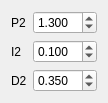
                 <widget class="QWidget" name="gridLayoutWidget_7">
                  <property name="geometry">
                   <rect>
                    <x>260</x>
                    <y>290</y>
                    <width>91</width>
                    <height>91</height>
                   </rect>
                  </property>
                  <layout class="QGridLayout" name="gridLayout_14">
                   <item row="1" column="0">
                    <widget class="QLabel" name="label_49">
                     <property name="font">
                      <font>
                       <pointsize>9</pointsize>
                       <weight>50</weight>
                       <italic>false</italic>
                       <bold>false</bold>
                      </font>
                     </property>
                     <property name="text">
                      <string>I2</string>
                     </property>
                    </widget>
                   </item>
                   <item row="2" column="0">
                    <widget class="QLabel" name="label_57">
                     <property name="font">
                      <font>
                       <pointsize>9</pointsize>
                       <weight>50</weight>
                       <italic>false</italic>
                       <bold>false</bold>
                      </font>
                     </property>
                     <property name="text">
                      <string>D2</string>
                     </property>
                    </widget>
                   </item>
                   <item row="0" column="0">
                    <widget class="QLabel" name="label_59">
                     <property name="font">
                      <font>
                       <pointsize>9</pointsize>
                       <weight>50</weight>
                       <italic>false</italic>
                       <bold>false</bold>
                      </font>
                     </property>
                     <property name="text">
                      <string>P2</string>
                     </property>
                    </widget>
                   </item>
                   <item row="2" column="1">
                    <widget class="QDoubleSpinBox" name="doubleSpinBoxD2Misi_4">
                     <property name="font">
                      <font>
                       <pointsize>9</pointsize>
                       <weight>50</weight>
                       <italic>false</italic>
                       <bold>false</bold>
                      </font>
                     </property>
                     <property name="decimals">
                      <number>3</number>
                     </property>
                     <property name="value">
                      <double>0.350000000000000</double>
                     </property>
                    </widget>
                   </item>
                   <item row="0" column="1">
                    <widget class="QDoubleSpinBox" name="doubleSpinBoxP2Misi_4">
                     <property name="font">
                      <font>
                       <pointsize>9</pointsize>
                       <weight>50</weight>
                       <italic>false</italic>
                       <bold>false</bold>
                      </font>
                     </property>
                     <property name="decimals">
                      <number>3</number>
                     </property>
                     <property name="value">
                      <double>1.300000000000000</double>
                     </property>
                    </widget>
                   </item>
                   <item row="1" column="1">
                    <widget class="QDoubleSpinBox" name="doubleSpinBoxI2Misi_4">
                     <property name="font">
                      <font>
                       <pointsize>9</pointsize>
                       <weight>50</weight>
                       <italic>false</italic>
                       <bold>false</bold>
                      </font>
                     </property>
                     <property name="decimals">
                      <number>3</number>
                     </property>
                     <property name="value">
                      <double>0.100000000000000</double>
                     </property>
                    </widget>
                   </item>
                  </layout>
                 </widget>
